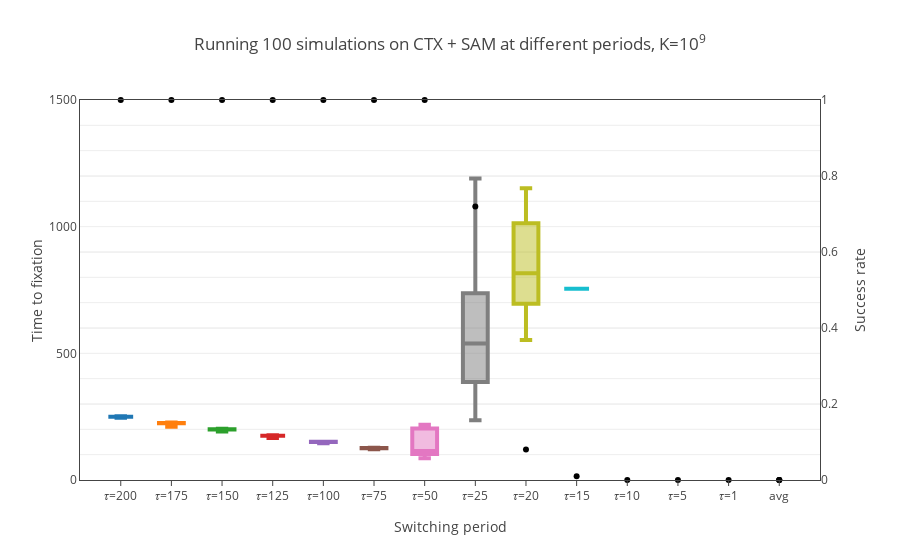

Notebook cell for this chart:
### Code cell
fig = box_switching_ctx(pairs[0], analyses=ctx_analysis, mean=False)
iplot(fig, show_link=False)
pio.write_image(fig, '2020-07/{}.pdf'.format('+'.join([ls.name for ls in pairs[0]])), scale=2)

### Figure 1 — Plotly figure (JSON) as saved in the notebook; plotly's stock layout.template omitted (floating-point values rounded to 4 significant figures)
{"data": [{"boxpoints": false, "line": {"width": 4}, "name": "&#120591;=200", "type": "box", "uid": "6011b8e4-d9cd-11ea-9966-441ca8e2e0ce", "y": [251, 250, 247, 252, 250, 250, 250, 250, 250, 250, 249, 250, 246, 251, 250, 250, 251, 247, 246, 250, 250, 250, 251, 250, 250, 250, 247, 250, 251, 249, 246, 250, 249, 250, 251, 250, 250, 251, 249, 252, 252, 250, 249, 250, 250, 252, 247, 250, 250, 250, 250, 251, 247, 250, 250, 250, 251, 251, 250, 250, 247, 251, 250, 249, 251, 251, 250, 251, 252, 250, 250, 250, 250, 247, 250, 250, 249, 250, 250, 250, 250, 247, 250, 250, 251, 251, 249, 250, 250, 251, 249, 250, 246, 251, 246, 250, 250, 251, 250, 247]}, {"boxpoints": false, "line": {"width": 4}, "name": "&#120591;=175", "type": "box", "uid": "6011b8e5-d9cd-11ea-890b-441ca8e2e0ce", "y": [225, 225, 222, 221, 225, 226, 226, 225, 225, 225, 225, 222, 225, 224, 225, 226, 225, 225, 224, 226, 225, 221, 225, 226, 216, 222, 226, 225, 226, 226, 215, 225, 224, 225, 224, 225, 227, 221, 225, 225, 225, 222, 225, 222, 225, 225, 226, 225, 225, 225, 226, 225, 225, 225, 227, 225, 224, 225, 224, 225, 225, 224, 226, 224, 225, 210, 226, 225, 225, 225, 225, 225, 225, 225, 226, 225, 225, 216, 226, 225, 225, 225, 225, 225, 222, 216, 222, 225, 222, 225, 225, 225, 224, 225, 225, 226, 225, 226, 225, 225]}, {"boxpoints": false, "line": {"width": 4}, "name": "&#120591;=150", "type": "box", "uid": "6011b8e6-d9cd-11ea-a69b-441ca8e2e0ce", "y": [200, 200, 201, 201, 200, 196, 200, 200, 200, 200, 200, 199, 197, 201, 200, 200, 197, 197, 200, 196, 200, 200, 200, 197, 199, 200, 197, 200, 200, 199, 201, 200, 201, 200, 200, 200, 199, 200, 199, 200, 200, 201, 199, 199, 200, 200, 200, 200, 200, 199, 202, 199, 196, 200, 200, 191, 200, 200, 200, 200, 200, 200, 200, 200, 201, 199, 200, 199, 200, 196, 202, 199, 200, 197, 201, 201, 200, 202, 199, 196, 199, 201, 200, 200, 199, 197, 200, 197, 200, 200, 200, 201, 199, 200, 200, 200, 200, 200, 200, 201]}, {"boxpoints": false, "line": {"width": 4}, "name": "&#120591;=125", "type": "box", "uid": "6011b8e7-d9cd-11ea-ac9f-441ca8e2e0ce", "y": [175, 175, 176, 176, 175, 175, 172, 176, 175, 175, 174, 175, 176, 175, 176, 177, 174, 175, 174, 175, 171, 175, 175, 176, 176, 174, 175, 175, 172, 175, 175, 175, 175, 174, 175, 175, 175, 172, 175, 176, 175, 176, 175, 175, 175, 174, 171, 176, 175, 176, 177, 175, 171, 175, 175, 175, 175, 175, 175, 175, 174, 175, 175, 175, 172, 176, 175, 175, 175, 175, 175, 175, 175, 176, 175, 175, 176, 175, 175, 175, 175, 175, 175, 176, 175, 172, 175, 172, 171, 175, 176, 176, 176, 176, 175, 176, 176, 175, 176, 166]}, {"boxpoints": false, "line": {"width": 4}, "name": "&#120591;=100", "type": "box", "uid": "6011b8e8-d9cd-11ea-ac99-441ca8e2e0ce", "y": [150, 150, 150, 150, 150, 150, 150, 150, 150, 151, 147, 151, 151, 151, 151, 151, 150, 147, 151, 151, 151, 149, 151, 151, 150, 151, 150, 151, 150, 151, 151, 150, 149, 151, 151, 150, 150, 150, 151, 150, 150, 149, 150, 150, 150, 150, 151, 150, 149, 150, 150, 150, 150, 149, 150, 149, 151, 150, 150, 150, 151, 150, 150, 150, 150, 151, 149, 150, 150, 150, 151, 150, 150, 147, 150, 151, 151, 150, 150, 151, 150, 147, 151, 150, 150, 145, 150, 150, 150, 147, 150, 150, 150, 151, 149, 147, 147, 150, 151, 149]}, {"boxpoints": false, "line": {"width": 4}, "name": "&#120591;=75", "type": "box", "uid": "6011b8e9-d9cd-11ea-93a2-441ca8e2e0ce", "y": [126, 126, 125, 126, 125, 125, 125, 126, 125, 124, 125, 125, 125, 126, 125, 122, 125, 127, 126, 125, 126, 125, 125, 126, 125, 125, 124, 125, 121, 127, 125, 126, 124, 126, 125, 126, 125, 126, 125, 125, 125, 121, 125, 125, 126, 122, 126, 125, 125, 125, 125, 126, 124, 125, 126, 126, 126, 125, 121, 125, 126, 125, 124, 126, 122, 125, 125, 121, 124, 124, 125, 126, 126, 126, 121, 125, 122, 125, 124, 125, 126, 124, 122, 125, 126, 125, 125, 126, 122, 125, 125, 126, 122, 122, 125, 125, 125, 125, 125, 125]}, {"boxpoints": false, "line": {"width": 4}, "name": "&#120591;=50", "type": "box", "uid": "6011b8ea-d9cd-11ea-b765-441ca8e2e0ce", "y": [152, 152, 105, 214, 104, 100, 134, 104, 207, 127, 210, 131, 216, 104, 102, 151, 216, 104, 102, 131, 103, 104, 216, 213, 147, 93, 102, 105, 110, 124, 213, 211, 103, 107, 102, 108, 99, 107, 205, 152, 104, 102, 204, 205, 213, 103, 209, 129, 101, 212, 113, 105, 123, 100, 102, 203, 101, 102, 210, 106, 100, 101, 218, 205, 101, 124, 106, 105, 107, 102, 103, 120, 100, 109, 120, 101, 209, 109, 215, 98, 106, 207, 115, 115, 131, 121, 129, 102, 124, 124, 123, 206, 214, 102, 86, 102, 121, 209, 204, 101]}, {"boxpoints": false, "line": {"width": 4}, "name": "&#120591;=25", "type": "box", "uid": "6011b8eb-d9cd-11ea-b2e6-441ca8e2e0ce", "y": [384, 339, 1089, 388, 539, 340, 1038, 439, 684, 488, 340, 589, 1138, 739, 638, 890, 289, 1039, 339, 586, 638, 1190, 389, 389, 636, 1137, 1037, 639, 437, 386, 938, 289, 639, 387, 538, 689, 638, 436, 889, 489, 638, 638, 688, 386, 538, 390, 788, 1136, 538, 437, 285, 737, 887, 236, 439, 236, 539, 588, 289, 788, 286, 287, 384, 888, 438, 639, 289, 439, 737, 589, 738, 339]}, {"boxpoints": false, "line": {"width": 4}, "name": "&#120591;=20", "type": "box", "uid": "6011b8ec-d9cd-11ea-886b-441ca8e2e0ce", "y": [553, 636, 1030, 756, 836, 797, 1152, 996]}, {"boxpoints": false, "line": {"width": 4}, "name": "&#120591;=15", "type": "box", "uid": "6011b8ed-d9cd-11ea-b708-441ca8e2e0ce", "y": [755]}, {"boxpoints": false, "line": {"width": 4}, "name": "&#120591;=10", "type": "box", "uid": "6011b8ee-d9cd-11ea-a654-441ca8e2e0ce", "y": []}, {"boxpoints": false, "line": {"width": 4}, "name": "&#120591;=5", "type": "box", "uid": "6011b8ef-d9cd-11ea-9b79-441ca8e2e0ce", "y": []}, {"boxpoints": false, "line": {"width": 4}, "name": "&#120591;=1", "type": "box", "uid": "6011b8f0-d9cd-11ea-a6f8-441ca8e2e0ce", "y": []}, {"boxpoints": false, "line": {"width": 4}, "name": "avg", "type": "box", "uid": "6011b8f1-d9cd-11ea-b515-441ca8e2e0ce", "y": []}, {"boxpoints": false, "line": {"width": 4}, "name": "avg", "type": "box", "uid": "6011b8f2-d9cd-11ea-a1e3-441ca8e2e0ce", "y": []}, {"boxpoints": false, "line": {"width": 4}, "name": "avg", "type": "box", "uid": "6011b8f3-d9cd-11ea-8ff1-441ca8e2e0ce", "y": []}, {"cliponaxis": false, "marker": {"color": "rgb(0, 0, 0)"}, "mode": "markers", "name": "Success rate", "type": "scatter", "uid": "6011b8f4-d9cd-11ea-81ff-441ca8e2e0ce", "x": ["&#120591;=200", "&#120591;=175", "&#120591;=150", "&#120591;=125", "&#120591;=100", "&#120591;=75", "&#120591;=50", "&#120591;=25", "&#120591;=20", "&#120591;=15", "&#120591;=10", "&#120591;=5", "&#120591;=1", "avg", "avg", "avg"], "y": [1, 1, 1, 1, 1, 1, 1, 0.72, 0.08, 0.01, 0, 0, 0, 0, 0, 0], "yaxis": "y2"}], "layout": {"showlegend": false, "title": "Running 100 simulations on CTX + SAM at different periods, K=10<sup>9</sup>", "xaxis": {"mirror": true, "showline": true, "ticks": "outside", "tickvals": ["&#120591;=200", "&#120591;=175", "&#120591;=150", "&#120591;=125", "&#120591;=100", "&#120591;=75", "&#120591;=50", "&#120591;=25", "&#120591;=20", "&#120591;=15", "&#120591;=10", "&#120591;=5", "&#120591;=1", "avg", "avg", "avg"], "title": "Switching period"}, "yaxis": {"mirror": true, "range": [0, 1500], "showline": true, "ticktext": [0, "", "", "", "", 500, "", "", "", "", 1000, "", "", "", "", 1500], "tickvals": [0, 100, 200, 300, 400, 500, 600, 700, 800, 900, 1000, 1100, 1200, 1300, 1400, 1500], "title": "Time to fixation"}, "yaxis2": {"overlaying": "y", "range": [0, 1], "scaleanchor": "y", "scaleratio": 1500, "side": "right", "tickvals": [0, 0.2, 0.4, 0.6, 0.8, 1], "title": "Success rate", "zeroline": false}}}
